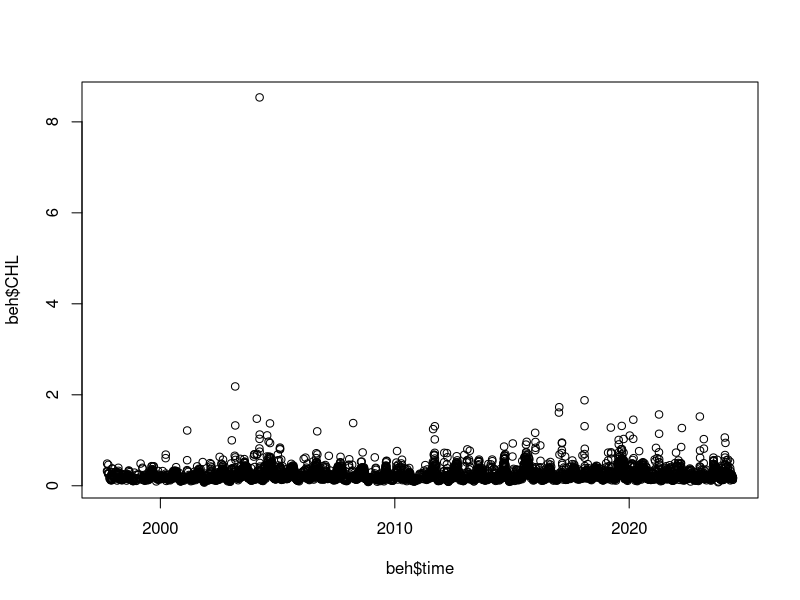
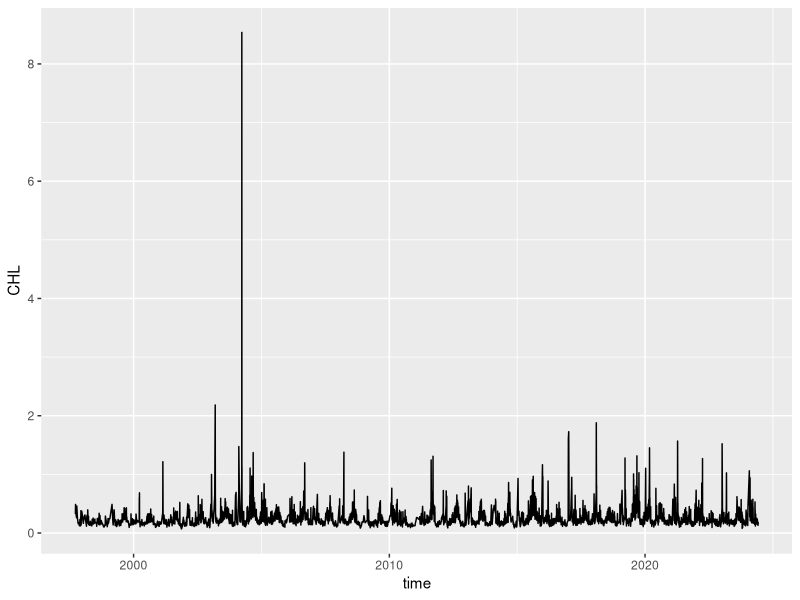
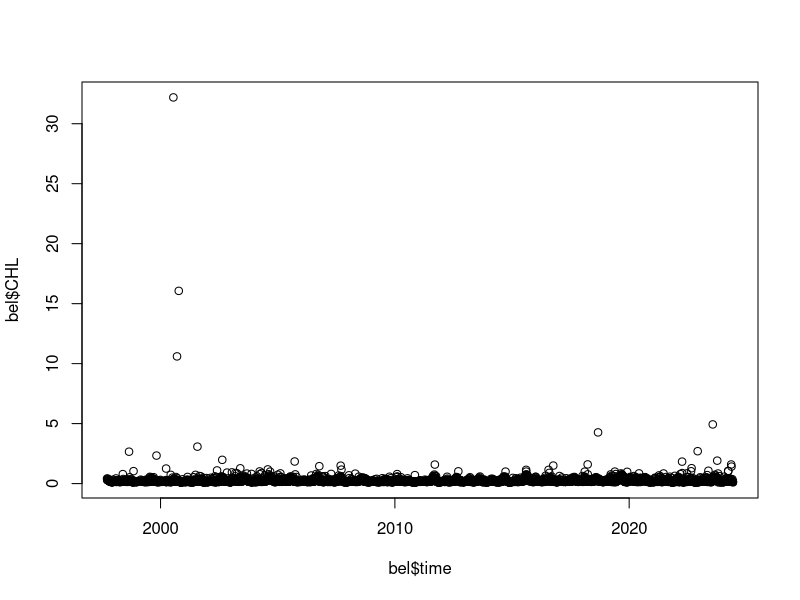
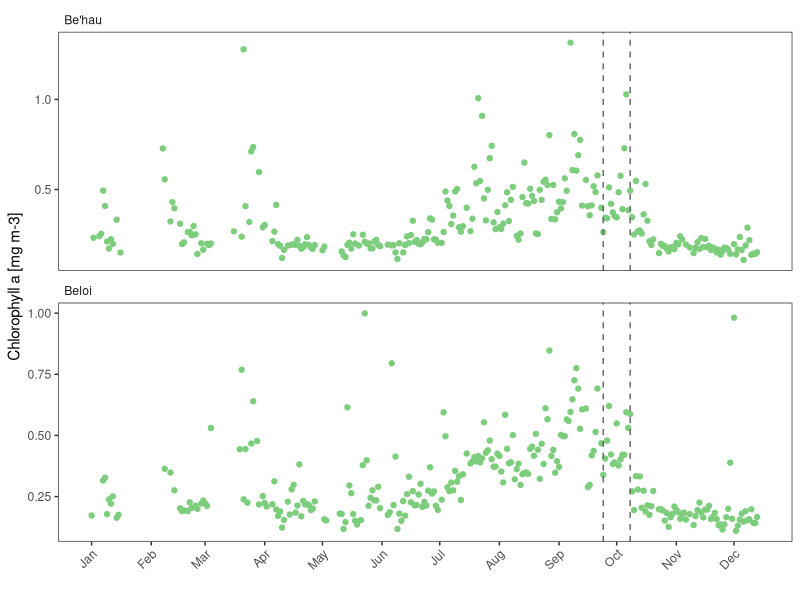
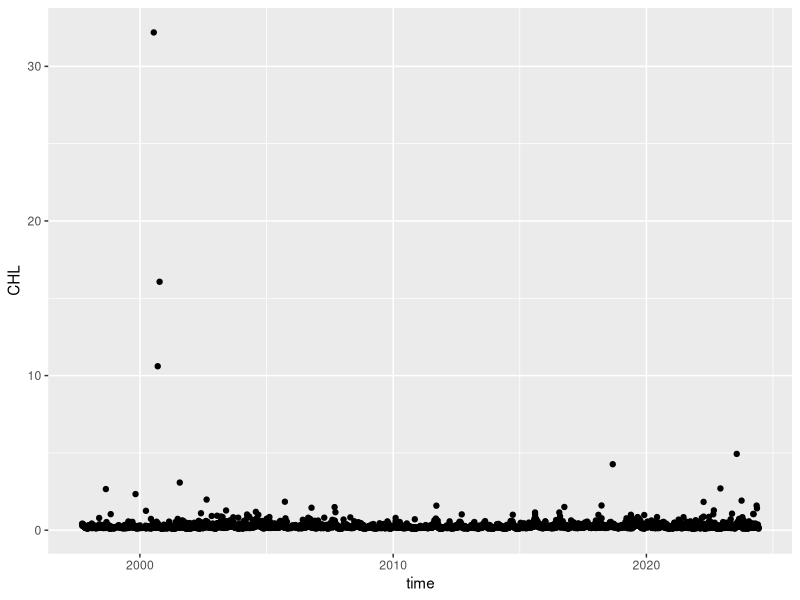
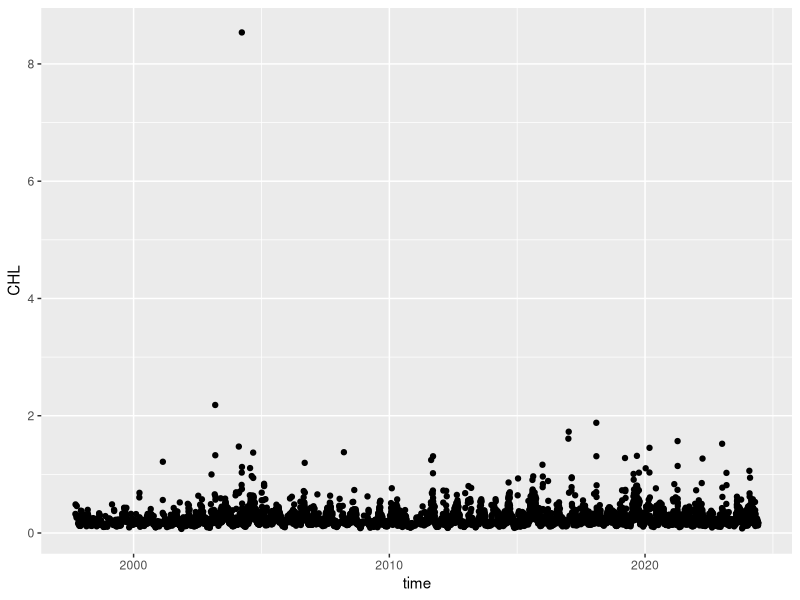
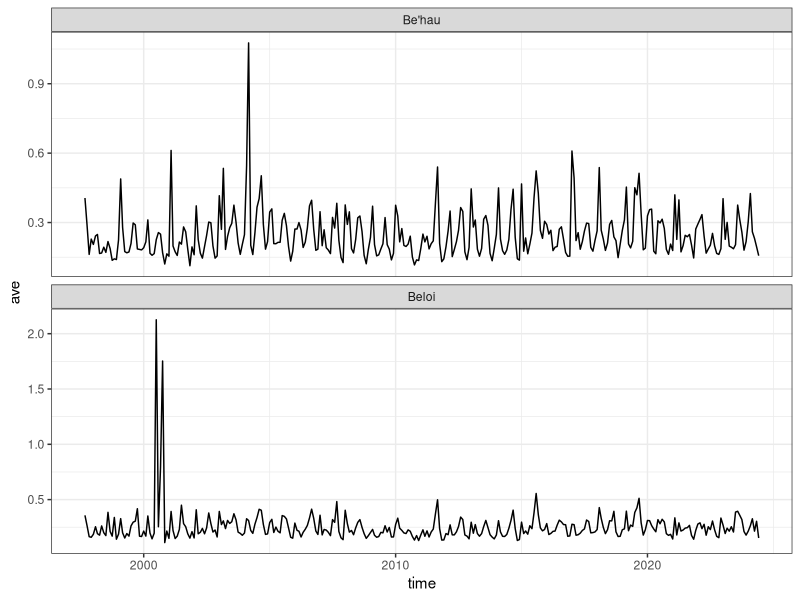
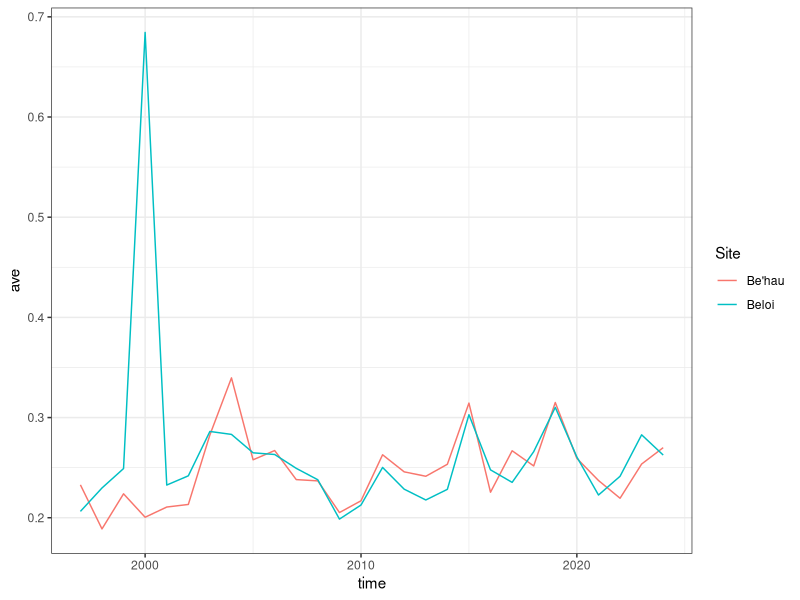

Recreate these plots in R, in order. (Note: this script raises an error after producing the figures.)
## Copernicus Chlorophyll a data
## Credits: EU Copernicus Marine Service information - https://marine.copernicus.eu
## Product: OCEANCOLOUR_GLO_BGC_L3_MY_009_103
## Dataset: cmems_obs-oc_glo_bgc-plankton_my_l3-multi-4km_P1D
## Variable: Mass concentration of chlorophyll a in sea water (CHL) milligram m-3
## Beh'au Geometry: POLYGON((125.85619160588331 -8.441231132291861
## 125.85481831486769 -8.47693669869811
## 125.9262294476802 -8.47968328072936
## 125.93172261174269 -8.43848455026061
## 125.93172261174269 -8.440544486784047
## 125.85619160588331 -8.441231132291861))
## Beloi Geometry: POINT(125.63097187932082 -8.231117606901234)
## Values from graph: v(t): value vs. time

library(tidyverse)
library(patchwork)
library(zoo)

# read in Behau and Beloi Chl a data
beh <- read.csv("data/Behau-4closestpixels.csv") |>
  mutate(time = as.Date(time),
         year = year(time),
         month = month(time),
         day = day(time),
         Site = "Be'hau") |> # add site name
  drop_na()
plot(beh$time, beh$CHL)

ggplot(beh, aes(x = time, y = CHL)) + geom_line()

bel <- read.csv("data/Beloi.csv") |>
  mutate(time = as.Date(time),
         year = year(time),
         month = month(time),
         day = day(time),
         Site = "Beloi") |> # add site name
  drop_na()
plot(bel$time, bel$CHL)

# filter 2019 CHL data and combine into one dataframe for plot
chl <- rbind(beh %>% filter(year == 2019),
             bel %>% filter(year == 2019))
range(chl$CHL)
summary(chl)

ggplot(chl, aes(x = time, y = CHL)) +
  geom_point(color = "palegreen3") +
  #geom_smooth(lty = "dashed", color = "gray50", alpha = 0.8) +
  facet_wrap(vars(Site), nrow = 2, strip.position = "top",
             scales = "free_y") +
  theme_bw() +
  theme(panel.grid = element_blank(),
        axis.text.x = element_text(angle = 45, hjust = 1, vjust = 1),
        strip.background = element_blank(),
        strip.text = element_text(hjust = 0)) +
  labs(x = "", y = "Chlorophyll a [mg m-3]") +
  scale_x_date(limits = as.Date(c("2019-01-01", "2019-12-14")),
               date_breaks = "1 month",
               date_labels = "%b") +
  # lines on dates where pyrosomes were observed
  # Beloi
  geom_vline(xintercept = as.Date("2019-09-24"), lty = 2, color = "gray40") +
  # Be'hau
  geom_vline(xintercept = as.Date("2019-10-8"), lty = 2, color = "gray40")

ggsave("plots/chl-a.jpg",
       width = 12, height = 8, units = "cm", dpi = 600)

# Summary stats
# 2019 site average
chl |>
  group_by(Site) |>
  summarize(ave = mean(CHL), SD = sd(CHL))

# 2019 monthly average
chl_ave <- chl |>
  group_by(month, as.factor(Site))|>
  summarize(ave = mean(CHL), SD = sd(CHL), SE = SD/sqrt(n()))
chl_ave

# monthly average from Sept 1997
l_chl <- list(beloi = bel, behau = beh)

l_chl %>%
  map(~ggplot(.x, aes(x = time, y = CHL) ) +
        geom_point())

(l_chl_monthly <- l_chl |>
  map(group_by, month, year, Site)|>
  map(summarize, ave = mean(CHL), SD = sd(CHL), SE = SD/sqrt(n())) %>%
  map(mutate, time = paste(year, month, sep = "-"),
        time = parse_date_time(time, "ym")) %>%
  map(arrange, time)
  )

chl_monthly <- bind_rows((l_chl_monthly))

chl_monthly %>%
  ggplot(aes(x = time, y = ave)) +
        geom_line() +
  facet_wrap(vars(Site), nrow = 2, strip.position = "top",
             scales = "free_y") +
  theme_bw()

plot_chl <- chl_monthly %>%
  ggplot(aes(x = time, y = ave, color = Site)) +
  geom_line() +
  theme_bw()

# annual average
(chl_annual <- l_chl |>
    map(group_by, year, Site)|>
    map(summarize, ave = mean(CHL), SD = sd(CHL), SE = SD/sqrt(n())) %>%
    map(mutate, time = parse_date_time(year, "y")) %>%
    bind_rows()
)

(plot_chl_yr <- chl_annual %>%
  ggplot(aes(x = time, y = ave, color = Site)) +
  geom_line() +
  theme_bw())

# 90 day/3 month moving window average
(chl_roll <- l_chl_monthly %>%
  map(mutate, rolling_chl = rollmean(ave, 3)) ) # DOES NOT WORK?

# using daily data
l_chl %>%
  map(mutate, rolling = rollmean(CHL, 30, fill = NA)) %>%
  bind_rows()

# using summarized monthly data
chl_roll <- chl_monthly %>%
  group_by(Site) %>%
  group_split(Site) %>%
  map(mutate, roll_chl = rollmean(ave, 3, fill = NA)) %>%  # WORKS?
  bind_rows()

(plot_chl_roll <- chl_roll %>%
    ggplot(aes(x = time, y = roll_chl, color = Site)) +
    geom_line() +
    theme_bw())


# could subtract the climatological mean from the summarized monty-year data
# calculating the monthly anomaly
# do correlation with SOI with this monthly anomaly
# correlation assuming uniform distribution

# average month though all years
(month_ave <- l_chl %>%
  map(group_by, month, Site) %>%
  map(summarize, month_ave = mean(CHL))) %>%
  map(ungroup)

month_ave %>%
  map(~ggplot(.x, aes( x = month, y = month_ave)) +
        geom_line())

(chl_anomaly <- map2(l_chl_monthly, month_ave, left_join) %>%
  map(mutate, anomaly = ave - month_ave) %>%
  bind_rows())

chl_anomaly_roll <- chl_anomaly %>%
  group_by(Site) %>%
  group_split(Site) %>%
  map(mutate, roll_anomaly = rollmean(anomaly, 3, fill = NA)) %>%
  bind_rows()

(plot_chl_anomaly <- ggplot(chl_anomaly, aes(time, anomaly, color = Site)) +
  geom_line() +
  theme_bw())

(plot_chl_anomaly <- ggplot(chl_anomaly_roll, aes(time, roll_anomaly, color = Site)) +
    geom_line() +
    theme_bw())

# try 75% or 95% percentile of monthly data to average
# take raw time series, 95% for jan the first year

## Southern Oscillation Index data
## downloaded from https://www.cpc.ncep.noaa.gov/data/indices/soi on 20 August 2024
soi <- read.csv("data/SOI-sealevelpress-standardized.csv",
                na.strings = "-999.9")
anomaly <- read.csv("data/SOI-sealevelpress-anomaly.csv",
                    na.strings = "-999.9")

l_soi <- list(soi = soi, anomaly = anomaly) # store in a list to map functions

# reformat data
(soi_long <- l_soi %>%
    map(pivot_longer, JAN:DEC, names_to = "MONTH", values_to = "SOI") %>%
    map(mutate, DATE = paste(YEAR, MONTH, sep = "-"),
               DATE = parse_date_time(DATE, "ym"))
  )

# plot all data
soi_long %>%
  map(~ggplot(.x, aes(x = DATE, y = SOI)) +
        geom_point() +
        theme_bw())

# save standardized as csv
#write.csv(soi_long[["soi"]], "data/soi-std.csv")

# subset matching data with CHL period starting Sept 1997
(plot_soi <- soi_long %>%
  map(filter, DATE >= "1997-09-01") %>%
  map(~ggplot(.x, aes(x = DATE, y = SOI)) +
      #  geom_point() +
        geom_line() +
        theme_bw()
      # +
      #   labs(title = deparse(substitute(.))))
      )
)
plot_soi$anomaly

# calculate 3 month rolling mean
soi_roll <- soi_long %>%
  map(mutate, rolling_SOI = rollmean(SOI, 3, fill = NA))

(plot_soi_roll <- soi_roll %>%
    map(filter, DATE >= "1997-09-01") %>%
    map(~ggplot(.x, aes(x = DATE, y = rolling_SOI)) +
          #  geom_point() +
          geom_line() +
          theme_bw()
        # +
        #   labs(title = deparse(substitute(.))))
    )
)
plot_soi_roll$anomaly

plot_soi$anomaly / plot_soi_roll$anomaly


plot_chl / plot_soi$anomaly

plot_chl_yr / plot_soi$anomaly

plot_chl_roll / plot_soi$anomaly
plot_chl_roll / plot_soi_roll$anomaly
plot(soi_roll$rolling_SOI, ch)

plot_soi_roll$anomaly / plot_chl_anomaly

# join soi rolling average and CHL anomaly
chl_soi <- left_join(chl_anomaly_roll, soi_roll$anomaly, by = join_by(time == DATE))

ggplot(chl_soi, aes(roll_anomaly, rolling_SOI)) +
  geom_point() +
  facet_grid(vars(Site)) +
  geom_smooth(method = "lm") +
  theme_bw()

ggplot(chl_soi %>% filter(roll_anomaly < 0.25), # filter outliers
       aes(roll_anomaly, rolling_SOI)) +
  geom_point() +
  facet_grid(vars(Site)) +
  geom_smooth(method = "lm") +
  theme_bw()

l_chl_soi <- chl_soi %>%
  group_by(Site) %>%
  group_split(Site)
# tried filtering for rolling chl anomaly < 0.25 and did not make a difference

# behau
shapiro.test(l_chl_soi[[1]]$roll_anomaly)
shapiro.test(l_chl_soi[[1]]$rolling_SOI)

cor.test(l_chl_soi[[1]]$roll_anomaly, l_chl_soi[[1]]$rolling_SOI, method = "kendall")
cor.test(l_chl_soi[[1]]$roll_anomaly, l_chl_soi[[1]]$rolling_SOI, method = "spearman")

# beloi
shapiro.test(l_chl_soi[[2]]$roll_anomaly)
shapiro.test(l_chl_soi[[2]]$rolling_SOI)

cor.test(l_chl_soi[[2]]$roll_anomaly, l_chl_soi[[2]]$rolling_SOI, method = "kendall")
cor.test(l_chl_soi[[2]]$roll_anomaly, l_chl_soi[[2]]$rolling_SOI, method = "spearman")
